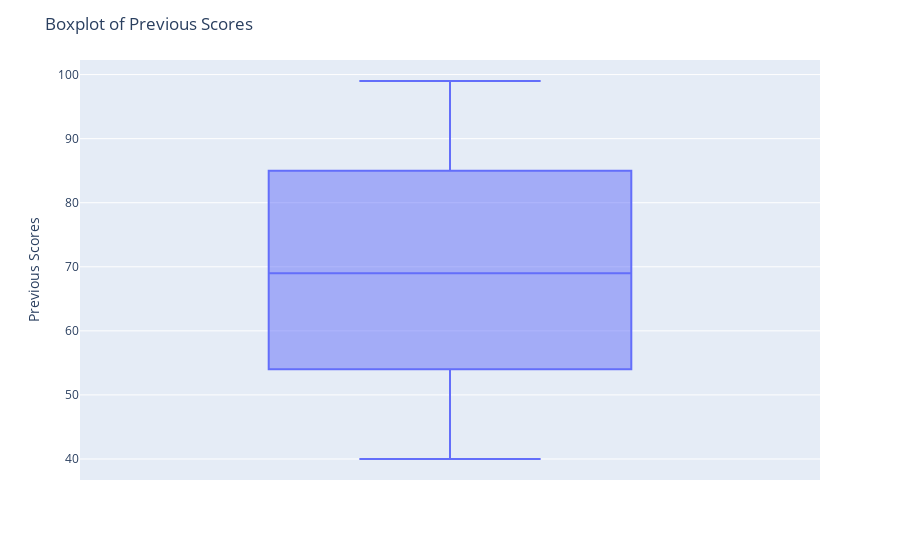

Here is the notebook cell this chart was saved with:
### Code cell
fig = px.box(df, y='Previous Scores')
fig.update_layout(title='Boxplot of Previous Scores')

fig2 = px.histogram(df, x='Previous Scores', nbins=100)
fig2.update_layout(title='Histogram of Previous Scores')

fig2.update_traces(marker_line_width=1, marker_line_color='black')

fig.show()
fig2.show()

### Figure 1 — Plotly figure (JSON) as saved in the notebook; plotly's stock layout.template omitted (floating-point values rounded to 4 significant figures; data arrays with more than 128 entries replaced by an {"elided": "..."} marker saying what was removed)
{"data": [{"alignmentgroup": "True", "hovertemplate": "Previous Scores=%{y}<extra></extra>", "legendgroup": "", "marker": {"color": "#636efa"}, "name": "", "notched": false, "offsetgroup": "", "orientation": "v", "showlegend": false, "type": "box", "x0": " ", "xaxis": "x", "y": {"elided": "10000 int values"}, "y0": " ", "yaxis": "y"}], "layout": {"boxmode": "group", "legend": {"tracegroupgap": 0}, "margin": {"t": 60}, "title": {"text": "Boxplot of Previous Scores"}, "xaxis": {"anchor": "y", "domain": [0, 1]}, "yaxis": {"anchor": "x", "domain": [0, 1], "title": {"text": "Previous Scores"}}}}
